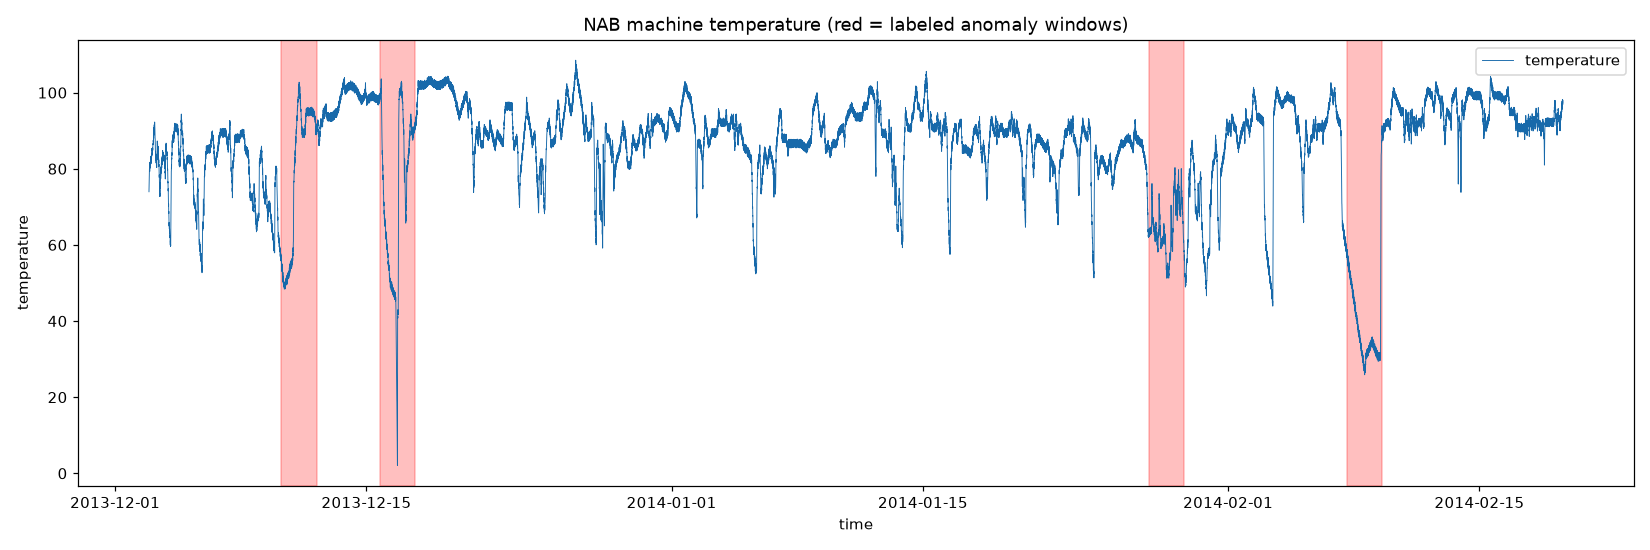

Source code (Python):
"""
In this file I am exploring the NAB machine-temperature data before I build anything.

I want to actually see the data first: how big it is, what columns it has, the date
range, and what the anomalies look like on a plot.
"""
import matplotlib
matplotlib.use("Agg")

import json
import pandas as pd
import matplotlib.pyplot as plt
import matplotlib.dates as mdates

CSV_PATH = "data/raw/machine_temp.csv"
LABELS_PATH = "data/raw/labels.json"
LABEL_KEY = "realKnownCause/machine_temperature_system_failure.csv"

df = pd.read_csv(CSV_PATH, parse_dates=["timestamp"])

print("=" * 45)
print("DATASET SUMMARY")
print("=" * 45)
print("Total readings (rows):", len(df))
print("Columns / features:", list(df.columns))
print("Number of columns:", df.shape[1])
print("Date range:", df["timestamp"].min(), "to", df["timestamp"].max())
print("Time span:", df["timestamp"].max() - df["timestamp"].min())
print("Reading interval:", df["timestamp"].diff().median())
print("Any missing values?", df.isnull().sum().to_dict())
print("-" * 45)
print("Value statistics:")
print(df["value"].describe())
print("=" * 45)

labels = json.load(open(LABELS_PATH))
windows = labels[LABEL_KEY]
print("Anomaly windows:", len(windows))
for start, end in windows:
    print("  ", start, "->", end)

fig, ax = plt.subplots(figsize=(15, 5))
ax.plot(df["timestamp"], df["value"], linewidth=0.6, color="#1769AA", label="temperature")
for start, end in windows:
    ax.axvspan(pd.to_datetime(start), pd.to_datetime(end), color="red", alpha=0.25)

ax.set_title("NAB machine temperature (red = labeled anomaly windows)")
ax.set_xlabel("time")
ax.set_ylabel("temperature")
ax.xaxis.set_major_formatter(mdates.DateFormatter("%Y-%m-%d"))
ax.legend()
fig.tight_layout()

out = "notebooks/01_explore.png"
fig.savefig(out, dpi=110)
print("Saved plot to", out)
